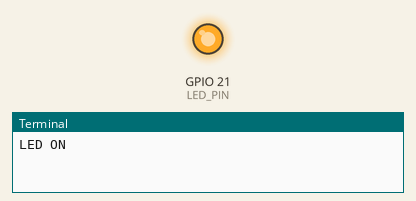
A program run on a simulated Raspberry Pi (BCM pin numbers), started with the arguments 3 3. On the bench: output pins drawn as LEDs (lit = HIGH), the last lines printed to the terminal. At 18.0 s the program stops and its outputs stay as they are.

Above: at 1.5 s.
At 4.5 s:
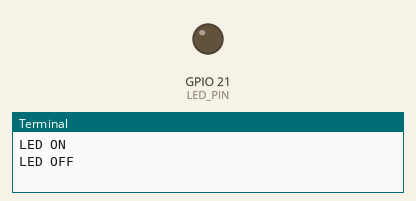
Timing chart, 0 to 7.8 s (numbered marks = the images above):
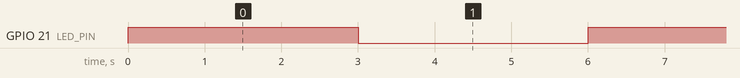

Measured:
- by itself, GPIO 21 (LED_PIN): alternates HIGH for 3.0 s and LOW for 3.0 s

The program:

led_on_off.py
```python
import time
import sys
import RPi.GPIO as GPIO

# Constants
LED_PIN = 21

# Command line parsing
if len(sys.argv) < 3:
	print("Usage: " + sys.argv[0] + " " + "<blink_count> <interval_time>")
	sys.exit()
blink_count = int(sys.argv[1])
interval_time = float(sys.argv[2])

# Must have these GPIO setup functions
GPIO.setmode(GPIO.BCM)
GPIO.setup(LED_PIN, GPIO.OUT)

# Main loop - turn the LED on, then off. Wait some amount of time
# for transitions. At the end, cleanup the GPIO pin configs.
num_blinks = 0
try:
    while (num_blinks < blink_count):
        print("LED ON")
        GPIO.output(LED_PIN, 1)
        time.sleep(interval_time)
        print("LED OFF")
        GPIO.output(LED_PIN, 0)
        time.sleep(interval_time)
        num_blinks = num_blinks + 1
finally:
    GPIO.cleanup()
```
